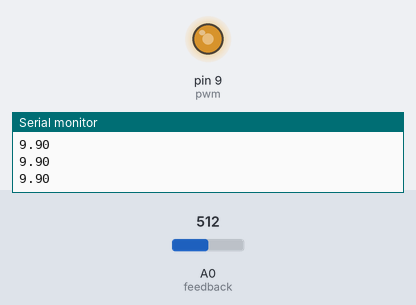
The sketch below on a simulated Arduino Uno, built with avr-gcc and run on an emulated ATmega328P. On the bench: output pins drawn as LEDs (lit = HIGH), the last lines printed to the serial monitor. The inputs (shaded band) are chosen by the test bench; at power-on: A0 (feedback) = 512.

Above: at 1.2 s.
1.3 s: A0 (feedback) set to 766
3.0 s: A0 (feedback) set to 784
At 4.07 s:
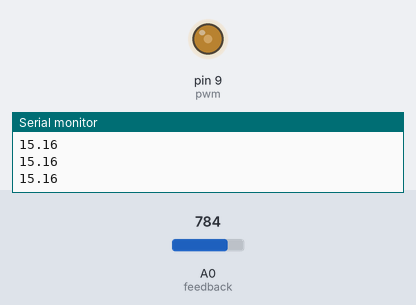
At 6.4 s:
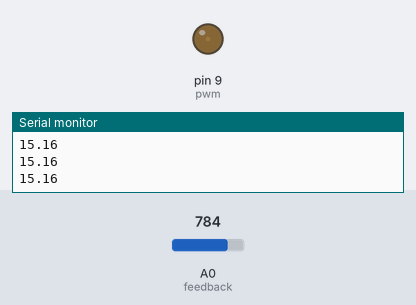
Timing chart, 0 to 7.9 s (numbered marks = the images above; inputs shaded):
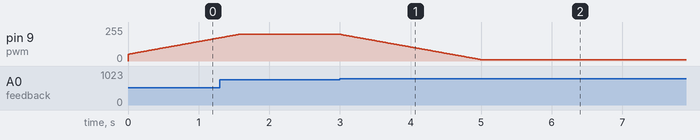

The sketch:

boost_converter.ino
```cpp
int pwm=9;
int feedback=A0;
int dt=50;
float max=15.0;

void setup() {
  //setarea pinilor
  Serial.begin(9600);
  pinMode(pwm,OUTPUT);
  pinMode(feedback,INPUT);

  TCCR1B = (TCCR1B & 0b11111000) | 0x01;
}

void loop() {

   float V=((analogRead(feedback))*5.0)/1024.0;//convertirea valorilor binare in tensiune

 float vout=V*3.96;  //calculul potentialului de la catodul diodei
 Serial.println(vout);

 if(vout<=max){
  if(dt<200)  dt++;  //cresc duty cycle ul pana cand vout e cu putin mai mare decat vmax
 }

 else{
  if(dt>10)   dt--;  //scad duty cycle ul pana cand tensiunea vout a scazut sub 15V si se reia for ul la infinit
 }

  analogWrite(pwm,dt);
  delay(10);
}
```

Measured:
- the behaviour switches between 775 and 776 on A0 (feedback) (found by bisection; images 0 and 1)
- after the input at 3.0 s, pin 9 (pwm): moves from 200/255 to 10/255 over 2.0 s, starting at once
